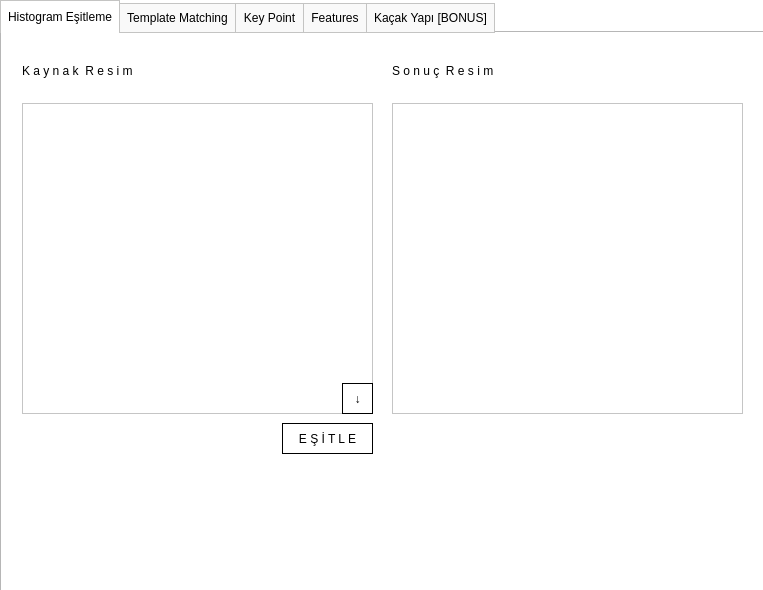
<?xml version="1.0" encoding="UTF-8"?>
<ui version="4.0">
 <class>MainWindow</class>
 <widget class="QMainWindow" name="MainWindow">
  <property name="geometry">
   <rect>
    <x>0</x>
    <y>0</y>
    <width>763</width>
    <height>590</height>
   </rect>
  </property>
  <property name="windowTitle">
   <string>MainWindow</string>
  </property>
  <property name="styleSheet">
   <string notr="true">background-color: rgb(255, 255, 255);</string>
  </property>
  <widget class="QWidget" name="centralwidget">
   <widget class="QTabWidget" name="tabWidget">
    <property name="geometry">
     <rect>
      <x>0</x>
      <y>0</y>
      <width>770</width>
      <height>601</height>
     </rect>
    </property>
    <property name="styleSheet">
     <string notr="true">QTabBar::tab {
background: #F9F9F9;
border: 1px solid #C4C4C3;
min-width: 20ex;
padding: 7px;
}
QTabBar::tab:selected, QTabBar::tab:hover {
background: #F9F9F9;
}
QTabBar::tab:selected {
background: white;
border-bottom: 0px solid #C2C7CB;
}
QTabBar::tab:!selected {
margin-top: 3px; /* make non-selected tabs look smaller */
border-left:0px;
}</string>
    </property>
    <property name="currentIndex">
     <number>0</number>
    </property>
    <widget class="QWidget" name="tab">
     <attribute name="title">
      <string>Histogram Eşitleme</string>
     </attribute>
     <widget class="QLabel" name="label_45">
      <property name="geometry">
       <rect>
        <x>20</x>
        <y>30</y>
        <width>151</width>
        <height>16</height>
       </rect>
      </property>
      <property name="text">
       <string>K a y n a k  R e s i m</string>
      </property>
     </widget>
     <widget class="QPushButton" name="btn_histogram_uygula">
      <property name="geometry">
       <rect>
        <x>280</x>
        <y>390</y>
        <width>91</width>
        <height>31</height>
       </rect>
      </property>
      <property name="styleSheet">
       <string notr="true">QPushButton
{
	border: 1px solid black;
}

QPushButton:hover
{
   background-color:rgb(250, 250, 250);
}</string>
      </property>
      <property name="text">
       <string>E Ş İ T L E</string>
      </property>
     </widget>
     <widget class="QGraphicsView" name="img_histogram_kaynak">
      <property name="geometry">
       <rect>
        <x>20</x>
        <y>70</y>
        <width>351</width>
        <height>311</height>
       </rect>
      </property>
      <property name="verticalScrollBarPolicy">
       <enum>Qt::ScrollBarAlwaysOff</enum>
      </property>
      <property name="horizontalScrollBarPolicy">
       <enum>Qt::ScrollBarAlwaysOff</enum>
      </property>
     </widget>
     <widget class="QGraphicsView" name="img_histogram_sonuc">
      <property name="geometry">
       <rect>
        <x>390</x>
        <y>70</y>
        <width>351</width>
        <height>311</height>
       </rect>
      </property>
      <property name="verticalScrollBarPolicy">
       <enum>Qt::ScrollBarAlwaysOff</enum>
      </property>
      <property name="horizontalScrollBarPolicy">
       <enum>Qt::ScrollBarAlwaysOff</enum>
      </property>
     </widget>
     <widget class="QLabel" name="label_46">
      <property name="geometry">
       <rect>
        <x>390</x>
        <y>30</y>
        <width>151</width>
        <height>16</height>
       </rect>
      </property>
      <property name="text">
       <string>S o n u ç  R e s i m</string>
      </property>
     </widget>
     <widget class="QPushButton" name="btn_histogram_yukle">
      <property name="geometry">
       <rect>
        <x>340</x>
        <y>350</y>
        <width>31</width>
        <height>31</height>
       </rect>
      </property>
      <property name="styleSheet">
       <string notr="true">QPushButton
{
	border: 1px solid black;
}

QPushButton:hover
{
   background-color:rgb(250, 250, 250);
}</string>
      </property>
      <property name="text">
       <string>↓</string>
      </property>
     </widget>
    </widget>
    <widget class="QWidget" name="tab_2">
     <attribute name="title">
      <string>Template Matching</string>
     </attribute>
     <widget class="QGraphicsView" name="img_template_aranan">
      <property name="geometry">
       <rect>
        <x>20</x>
        <y>70</y>
        <width>221</width>
        <height>201</height>
       </rect>
      </property>
      <property name="verticalScrollBarPolicy">
       <enum>Qt::ScrollBarAlwaysOff</enum>
      </property>
      <property name="horizontalScrollBarPolicy">
       <enum>Qt::ScrollBarAlwaysOff</enum>
      </property>
     </widget>
     <widget class="QLabel" name="label_47">
      <property name="geometry">
       <rect>
        <x>20</x>
        <y>30</y>
        <width>151</width>
        <height>16</height>
       </rect>
      </property>
      <property name="text">
       <string>A r a n a c a k  R e s i m</string>
      </property>
     </widget>
     <widget class="QPushButton" name="btn_template_aranan_yukle">
      <property name="geometry">
       <rect>
        <x>210</x>
        <y>240</y>
        <width>31</width>
        <height>31</height>
       </rect>
      </property>
      <property name="styleSheet">
       <string notr="true">QPushButton
{
	border: 1px solid black;
}

QPushButton:hover
{
   background-color:rgb(250, 250, 250);
}</string>
      </property>
      <property name="text">
       <string>↓</string>
      </property>
     </widget>
     <widget class="QGraphicsView" name="img_template_kaynak">
      <property name="geometry">
       <rect>
        <x>280</x>
        <y>70</y>
        <width>221</width>
        <height>201</height>
       </rect>
      </property>
      <property name="verticalScrollBarPolicy">
       <enum>Qt::ScrollBarAlwaysOff</enum>
      </property>
      <property name="horizontalScrollBarPolicy">
       <enum>Qt::ScrollBarAlwaysOff</enum>
      </property>
     </widget>
     <widget class="QPushButton" name="btn_template_kaynak_yukle">
      <property name="geometry">
       <rect>
        <x>470</x>
        <y>240</y>
        <width>31</width>
        <height>31</height>
       </rect>
      </property>
      <property name="styleSheet">
       <string notr="true">QPushButton
{
	border: 1px solid black;
}

QPushButton:hover
{
   background-color:rgb(250, 250, 250);
}</string>
      </property>
      <property name="text">
       <string>↓</string>
      </property>
     </widget>
     <widget class="QLabel" name="label_48">
      <property name="geometry">
       <rect>
        <x>280</x>
        <y>30</y>
        <width>151</width>
        <height>16</height>
       </rect>
      </property>
      <property name="text">
       <string>K a y n a k  R e s i m</string>
      </property>
     </widget>
     <widget class="QLabel" name="label_49">
      <property name="geometry">
       <rect>
        <x>520</x>
        <y>30</y>
        <width>151</width>
        <height>16</height>
       </rect>
      </property>
      <property name="text">
       <string>B u l u n a n  R e s i m</string>
      </property>
     </widget>
     <widget class="QGraphicsView" name="img_template_sonuc">
      <property name="geometry">
       <rect>
        <x>520</x>
        <y>70</y>
        <width>221</width>
        <height>201</height>
       </rect>
      </property>
      <property name="verticalScrollBarPolicy">
       <enum>Qt::ScrollBarAlwaysOff</enum>
      </property>
      <property name="horizontalScrollBarPolicy">
       <enum>Qt::ScrollBarAlwaysOff</enum>
      </property>
     </widget>
     <widget class="QPushButton" name="btn_template_uygula">
      <property name="geometry">
       <rect>
        <x>520</x>
        <y>290</y>
        <width>221</width>
        <height>51</height>
       </rect>
      </property>
      <property name="styleSheet">
       <string notr="true">QPushButton
{
	border: 1px solid black;
}

QPushButton:hover
{
   background-color:rgb(250, 250, 250);
}</string>
      </property>
      <property name="text">
       <string>U Y G U L A</string>
      </property>
     </widget>
     <widget class="QGroupBox" name="groupBox_6">
      <property name="geometry">
       <rect>
        <x>20</x>
        <y>340</y>
        <width>221</width>
        <height>101</height>
       </rect>
      </property>
      <property name="title">
       <string>K a r ş ı l a ş t ı r m a  D e ğ e r</string>
      </property>
      <widget class="QLabel" name="label_22">
       <property name="geometry">
        <rect>
         <x>20</x>
         <y>50</y>
         <width>47</width>
         <height>13</height>
        </rect>
       </property>
       <property name="text">
        <string>SSIM :</string>
       </property>
      </widget>
      <widget class="QLabel" name="lbl_template_SSIM">
       <property name="geometry">
        <rect>
         <x>80</x>
         <y>47</y>
         <width>111</width>
         <height>21</height>
        </rect>
       </property>
       <property name="styleSheet">
        <string notr="true">border: 1px solid black;
border-radius:5px;</string>
       </property>
       <property name="text">
        <string>-</string>
       </property>
      </widget>
     </widget>
    </widget>
    <widget class="QWidget" name="tab_4">
     <attribute name="title">
      <string>Key Point</string>
     </attribute>
     <widget class="QTableWidget" name="table_keypoint_referans">
      <property name="geometry">
       <rect>
        <x>20</x>
        <y>60</y>
        <width>521</width>
        <height>191</height>
       </rect>
      </property>
     </widget>
     <widget class="QLabel" name="label_4">
      <property name="geometry">
       <rect>
        <x>20</x>
        <y>30</y>
        <width>221</width>
        <height>16</height>
       </rect>
      </property>
      <property name="text">
       <string>R e f e r a n s  (Grand Truthk) Kordinatlar:</string>
      </property>
     </widget>
     <widget class="QPushButton" name="btn_keypoint_referance_points">
      <property name="geometry">
       <rect>
        <x>510</x>
        <y>220</y>
        <width>31</width>
        <height>31</height>
       </rect>
      </property>
      <property name="styleSheet">
       <string notr="true">QPushButton
{
	border: 1px solid black;
}

QPushButton:hover
{
   background-color:rgb(250, 250, 250);
}</string>
      </property>
      <property name="text">
       <string>↓</string>
      </property>
     </widget>
     <widget class="QGroupBox" name="groupBox">
      <property name="geometry">
       <rect>
        <x>560</x>
        <y>40</y>
        <width>181</width>
        <height>211</height>
       </rect>
      </property>
      <property name="title">
       <string>İ ş l e m l e r</string>
      </property>
      <widget class="QComboBox" name="cmb_keypoint_algorithm">
       <property name="geometry">
        <rect>
         <x>20</x>
         <y>70</y>
         <width>141</width>
         <height>31</height>
        </rect>
       </property>
       <property name="styleSheet">
        <string notr="true">border:1px solid black;</string>
       </property>
       <item>
        <property name="text">
         <string>SURF</string>
        </property>
       </item>
       <item>
        <property name="text">
         <string>SIFT</string>
        </property>
       </item>
       <item>
        <property name="text">
         <string>ORB</string>
        </property>
       </item>
      </widget>
      <widget class="QPushButton" name="btn_keypoint_apply">
       <property name="geometry">
        <rect>
         <x>20</x>
         <y>120</y>
         <width>141</width>
         <height>61</height>
        </rect>
       </property>
       <property name="styleSheet">
        <string notr="true">border: 1px solid red;
color:red;
</string>
       </property>
       <property name="text">
        <string>U Y G U L A</string>
       </property>
      </widget>
      <widget class="QLabel" name="label_53">
       <property name="geometry">
        <rect>
         <x>20</x>
         <y>40</y>
         <width>151</width>
         <height>16</height>
        </rect>
       </property>
       <property name="text">
        <string>Algoritmalar :</string>
       </property>
      </widget>
     </widget>
     <widget class="QGroupBox" name="groupBox_2">
      <property name="geometry">
       <rect>
        <x>300</x>
        <y>300</y>
        <width>241</width>
        <height>231</height>
       </rect>
      </property>
      <property name="title">
       <string>R e t i n a  O p t i k  D i s k</string>
      </property>
      <widget class="QGraphicsView" name="img_keypoint_result">
       <property name="geometry">
        <rect>
         <x>5</x>
         <y>17</y>
         <width>231</width>
         <height>208</height>
        </rect>
       </property>
       <property name="styleSheet">
        <string notr="true">border:0px;</string>
       </property>
       <property name="verticalScrollBarPolicy">
        <enum>Qt::ScrollBarAlwaysOff</enum>
       </property>
       <property name="horizontalScrollBarPolicy">
        <enum>Qt::ScrollBarAlwaysOff</enum>
       </property>
      </widget>
     </widget>
     <widget class="QGroupBox" name="groupBox_3">
      <property name="geometry">
       <rect>
        <x>560</x>
        <y>300</y>
        <width>181</width>
        <height>131</height>
       </rect>
      </property>
      <property name="title">
       <string>B i l g i l e n d i r m e</string>
      </property>
      <widget class="QLabel" name="label_5">
       <property name="geometry">
        <rect>
         <x>20</x>
         <y>62</y>
         <width>71</width>
         <height>16</height>
        </rect>
       </property>
       <property name="text">
        <string>Resim Sayısı :</string>
       </property>
      </widget>
      <widget class="QLabel" name="lbl_keypoint_img_count">
       <property name="geometry">
        <rect>
         <x>100</x>
         <y>60</y>
         <width>61</width>
         <height>21</height>
        </rect>
       </property>
       <property name="styleSheet">
        <string notr="true">border: 1px solid black;
border-radius:5px;</string>
       </property>
       <property name="text">
        <string>-</string>
       </property>
      </widget>
      <widget class="QLabel" name="lbl_keypoint_point_count">
       <property name="geometry">
        <rect>
         <x>100</x>
         <y>90</y>
         <width>61</width>
         <height>21</height>
        </rect>
       </property>
       <property name="styleSheet">
        <string notr="true">border: 1px solid black;
border-radius:5px;</string>
       </property>
       <property name="text">
        <string>-</string>
       </property>
      </widget>
      <widget class="QLabel" name="label_7">
       <property name="geometry">
        <rect>
         <x>20</x>
         <y>92</y>
         <width>71</width>
         <height>16</height>
        </rect>
       </property>
       <property name="text">
        <string>Point Sayısı :</string>
       </property>
      </widget>
      <widget class="QLabel" name="label_8">
       <property name="geometry">
        <rect>
         <x>20</x>
         <y>30</y>
         <width>71</width>
         <height>16</height>
        </rect>
       </property>
       <property name="text">
        <string>Renklendirme :</string>
       </property>
      </widget>
      <widget class="QLabel" name="label">
       <property name="geometry">
        <rect>
         <x>100</x>
         <y>31</y>
         <width>31</width>
         <height>16</height>
        </rect>
       </property>
       <property name="styleSheet">
        <string notr="true">background-color: rgb(0, 0, 0);
color: rgb(255, 255, 255);
font: 5pt &quot;MS Shell Dlg 2&quot;;</string>
       </property>
       <property name="text">
        <string>referans</string>
       </property>
       <property name="alignment">
        <set>Qt::AlignCenter</set>
       </property>
      </widget>
      <widget class="QLabel" name="label_2">
       <property name="geometry">
        <rect>
         <x>130</x>
         <y>31</y>
         <width>31</width>
         <height>16</height>
        </rect>
       </property>
       <property name="styleSheet">
        <string notr="true">background-color: rgb(0, 255, 0);
color: rgb(0,0,0);
font: 5pt &quot;MS Shell Dlg 2&quot;;
border: 1px solid black;</string>
       </property>
       <property name="text">
        <string>sonuç</string>
       </property>
       <property name="alignment">
        <set>Qt::AlignCenter</set>
       </property>
      </widget>
     </widget>
     <widget class="QGroupBox" name="groupBox_4">
      <property name="geometry">
       <rect>
        <x>560</x>
        <y>440</y>
        <width>181</width>
        <height>91</height>
       </rect>
      </property>
      <property name="title">
       <string>K a r ş ı l a ş t ı r m a </string>
      </property>
      <widget class="QLabel" name="label_6">
       <property name="geometry">
        <rect>
         <x>20</x>
         <y>30</y>
         <width>47</width>
         <height>13</height>
        </rect>
       </property>
       <property name="text">
        <string>Jaccard :</string>
       </property>
      </widget>
      <widget class="QLabel" name="lbl_keypoint_jaccard">
       <property name="geometry">
        <rect>
         <x>20</x>
         <y>55</y>
         <width>141</width>
         <height>21</height>
        </rect>
       </property>
       <property name="styleSheet">
        <string notr="true">border: 1px solid black;
border-radius:5px;
padding-right:5px;</string>
       </property>
       <property name="text">
        <string>-</string>
       </property>
       <property name="alignment">
        <set>Qt::AlignRight|Qt::AlignTrailing|Qt::AlignVCenter</set>
       </property>
      </widget>
     </widget>
     <widget class="QGroupBox" name="groupBox_5">
      <property name="geometry">
       <rect>
        <x>20</x>
        <y>300</y>
        <width>261</width>
        <height>231</height>
       </rect>
      </property>
      <property name="title">
       <string>S o n u ç l a r</string>
      </property>
      <widget class="QTableWidget" name="table_keypoint_result">
       <property name="geometry">
        <rect>
         <x>5</x>
         <y>25</y>
         <width>251</width>
         <height>201</height>
        </rect>
       </property>
       <property name="styleSheet">
        <string notr="true">border:0px;</string>
       </property>
      </widget>
     </widget>
    </widget>
    <widget class="QWidget" name="tab_5">
     <attribute name="title">
      <string>Features</string>
     </attribute>
     <widget class="QLabel" name="label_3">
      <property name="geometry">
       <rect>
        <x>20</x>
        <y>20</y>
        <width>71</width>
        <height>16</height>
       </rect>
      </property>
      <property name="text">
       <string>F e a t u r e s</string>
      </property>
     </widget>
     <widget class="QTableWidget" name="table_features">
      <property name="geometry">
       <rect>
        <x>20</x>
        <y>50</y>
        <width>391</width>
        <height>411</height>
       </rect>
      </property>
     </widget>
     <widget class="QPushButton" name="btn_features_apply">
      <property name="geometry">
       <rect>
        <x>640</x>
        <y>490</y>
        <width>101</width>
        <height>31</height>
       </rect>
      </property>
      <property name="styleSheet">
       <string notr="true">border: 1px solid red;
color:red;
</string>
      </property>
      <property name="text">
       <string>U Y G U L A</string>
      </property>
     </widget>
     <widget class="QLabel" name="lbl_features_count">
      <property name="geometry">
       <rect>
        <x>150</x>
        <y>500</y>
        <width>61</width>
        <height>16</height>
       </rect>
      </property>
      <property name="text">
       <string>0</string>
      </property>
     </widget>
     <widget class="QLabel" name="label_51">
      <property name="geometry">
       <rect>
        <x>20</x>
        <y>500</y>
        <width>121</width>
        <height>16</height>
       </rect>
      </property>
      <property name="text">
       <string>Tamlanan resim sayısı :</string>
      </property>
     </widget>
     <widget class="QLabel" name="label_9">
      <property name="geometry">
       <rect>
        <x>430</x>
        <y>20</y>
        <width>71</width>
        <height>16</height>
       </rect>
      </property>
      <property name="text">
       <string>y  L i s t</string>
      </property>
     </widget>
     <widget class="QTableWidget" name="table_features_y">
      <property name="geometry">
       <rect>
        <x>430</x>
        <y>50</y>
        <width>101</width>
        <height>411</height>
       </rect>
      </property>
     </widget>
     <widget class="QLabel" name="label_10">
      <property name="geometry">
       <rect>
        <x>550</x>
        <y>20</y>
        <width>71</width>
        <height>16</height>
       </rect>
      </property>
      <property name="text">
       <string>L a b e l s</string>
      </property>
     </widget>
     <widget class="QTableWidget" name="table_features_labels">
      <property name="geometry">
       <rect>
        <x>550</x>
        <y>50</y>
        <width>191</width>
        <height>411</height>
       </rect>
      </property>
     </widget>
     <widget class="QComboBox" name="cmb_features_algorithm">
      <property name="geometry">
       <rect>
        <x>550</x>
        <y>490</y>
        <width>71</width>
        <height>31</height>
       </rect>
      </property>
      <property name="styleSheet">
       <string notr="true">border:1px solid black;</string>
      </property>
      <item>
       <property name="text">
        <string>Gabor</string>
       </property>
      </item>
      <item>
       <property name="text">
        <string>GLCM</string>
       </property>
      </item>
      <item>
       <property name="text">
        <string>Daisy</string>
       </property>
      </item>
     </widget>
    </widget>
    <widget class="QWidget" name="tab_3">
     <attribute name="title">
      <string>Kaçak Yapı [BONUS]</string>
     </attribute>
    </widget>
   </widget>
  </widget>
 </widget>
 <resources/>
 <connections/>
</ui>
